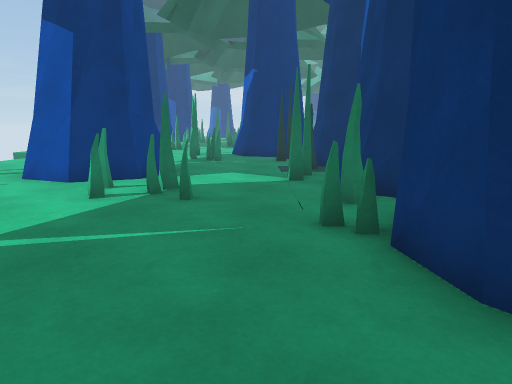
view 1 (above)

19 first-person views from a walk through a 3-D level made in the Unity game engine. The camera is 1.2 m above the floor, tilts 10° down and sees 70° across. The floor is counted in squares, 1 m on a side. Each view is taken from the middle of a square. On the plan, view 1 faces up. The plan holds only what a view shows up to about 15 squares ahead; the rest is blank. The place goes on beyond the plan. The player is left out. Some animated figures are not drawn. Surface patterns are stand-ins for the level's own textures.

view 2
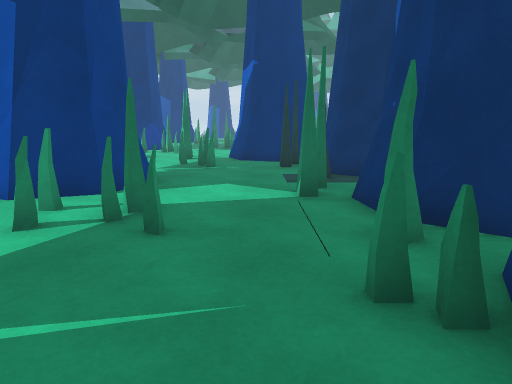

view 3
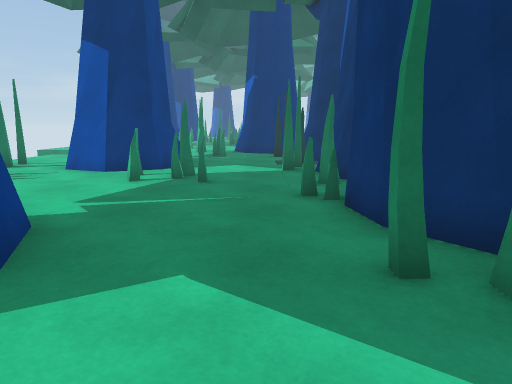

view 4
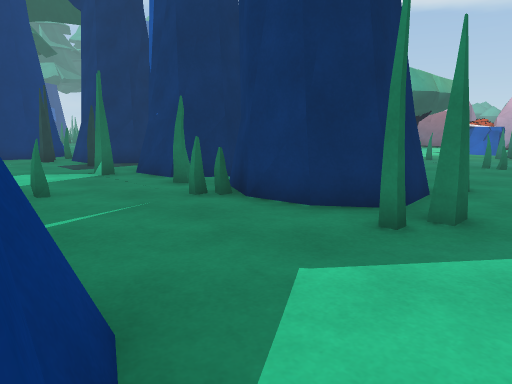

view 5
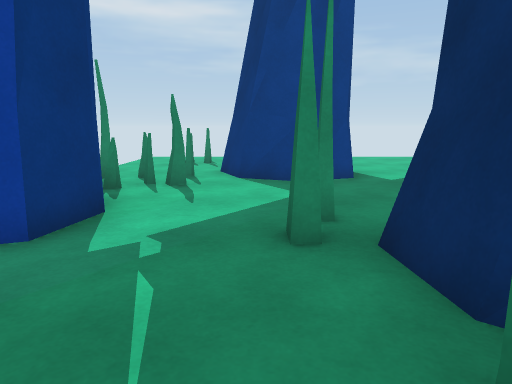

view 6
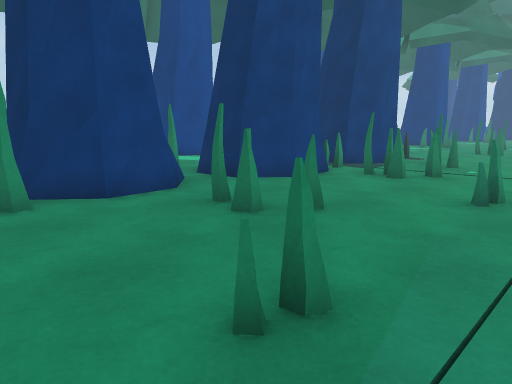

view 7
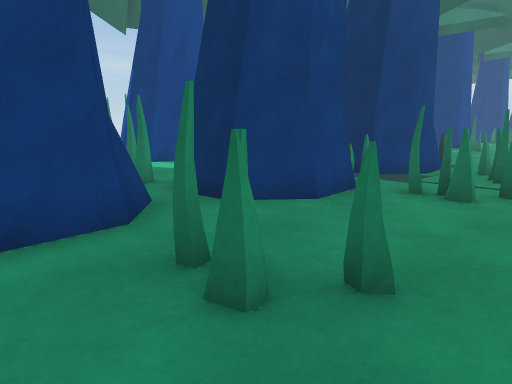

view 8
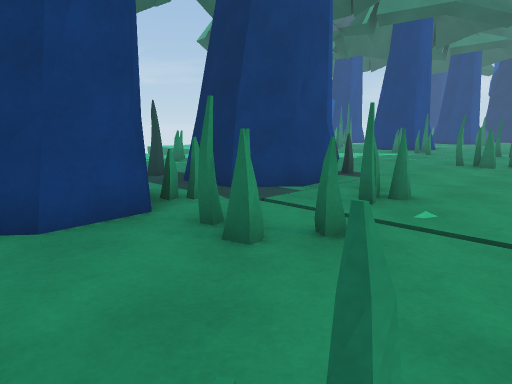

view 9
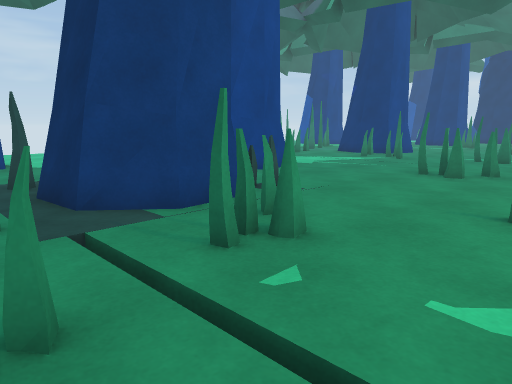

view 10
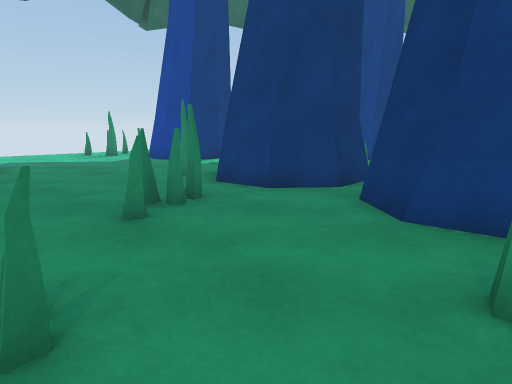

view 11
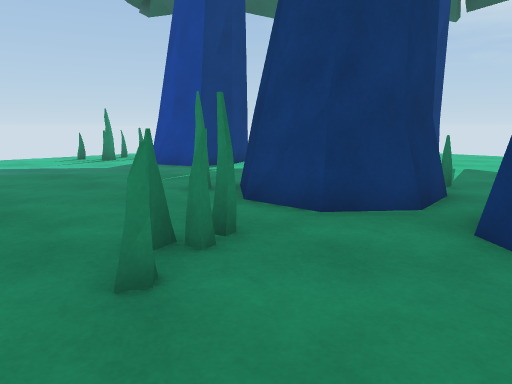

view 12
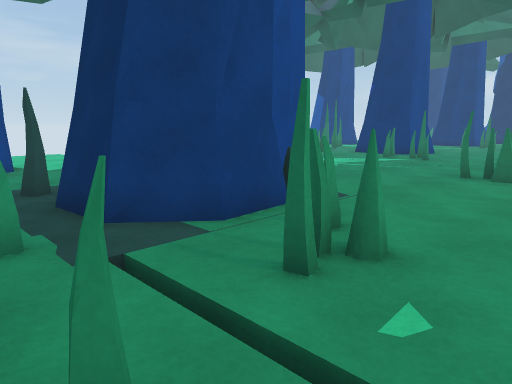

view 13
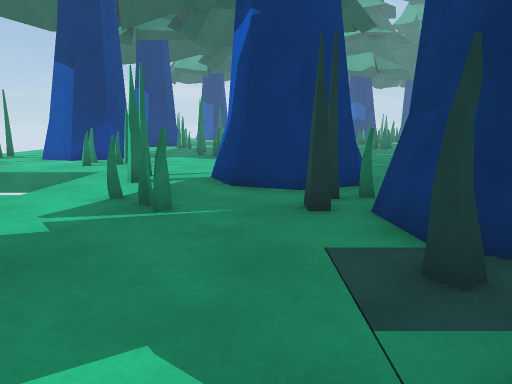

view 14
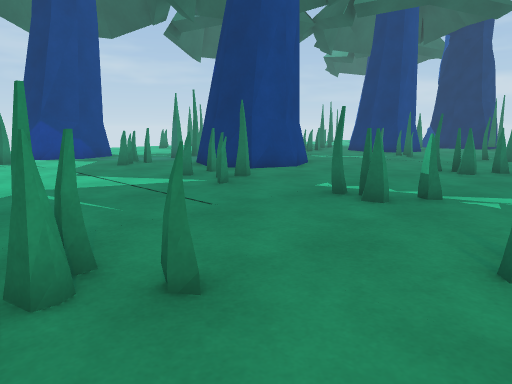

view 15
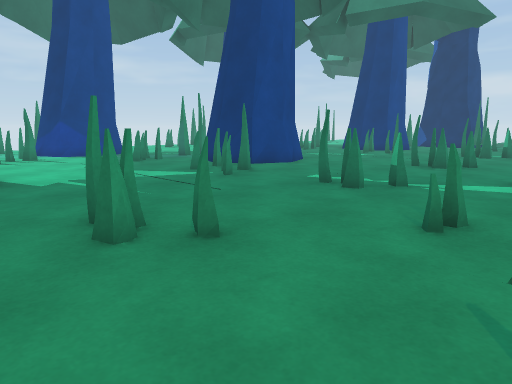

view 16
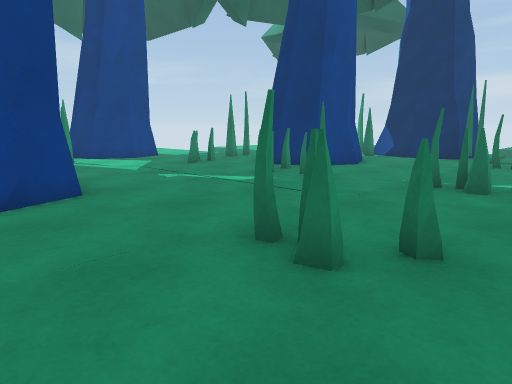

view 17
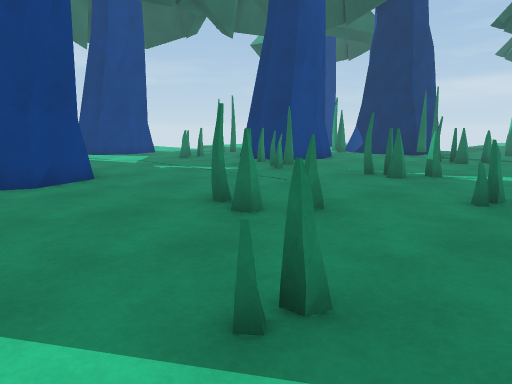

view 18
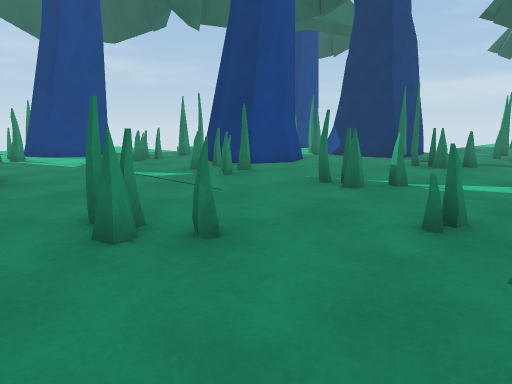

view 19
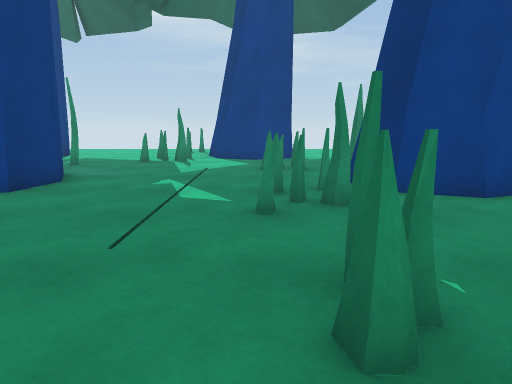

### Floor plan
Key: @ floor where view 1 was taken; # wall or solid block; x gap in a wall; . floor; = window, fence, low wall or low ledge; T tree.
Columns run from 10 left of view 1 to 11 right of it. Each row starts with its distance up from view 1.
 38             T   ....
 37        T TTTT   ....
 36        T  TTT   ....
 35            T    .....
 34    TT       TT  .#=..
 33     TT      T   .....
 32    TT           ....=
 31    T            .....
 30       T         ......
 29      TT         .#=...
 28           TTT   ......
 27        T TT T   ....=.
 26        T  TTT   .....
 25    TT      T    ......
 24     TT      TT  .#=..
 23 T TTTT      T   .....
 22 T TTT           ....=
 21  T  T T         .....
 20  T   TT         ......
 19                 .#=...
 18           TTT   .....
 17        T TTTT   .... .
 16        T  TTT   ....
 15            T   =...
 14            #T  #....
 13            ##  #.=..
 12            .####.#...
 11      TTT   .###......
 10   T   TT   ....=.##.
  9   T  TTT   .. ##.#...
  8       T   .## ##.....
  7        TT  .####....=
  6        T   #.##......
  5            ..x.......
  4            ####..#=..=
  3            .###.......
  2      TTT  ..###.....=.
  1        T   #...#.....
  0       TT  @ #   .    .
 -1       T.
 -2        TT .T
 -3        T TTTT     T
 -4             T     T
 -5             T     T
 -6             T
 -7             TT

Positions as (right, up) in squares from view 1, and headings:
1: (0, 0), facing up
2: (0, 2), facing up
3: (0, -2), facing up
4: (-3, -1), facing up-right
5: (6, 0), facing left
6: (11, 0), facing up-left
7: (9, 2), facing up-left
8: (10, 6), facing up-left
9: (10, 9), facing up-left
10: (10, 9), facing down-left
11: (9, 7), facing down-left
12: (9, 9), facing up-left
13: (0, 8), facing up
14: (10, 18), facing up-left
15: (11, 17), facing up-left
16: (9, 26), facing up-left
17: (11, 25), facing up-left
18: (11, 27), facing up-left
19: (9, 33), facing left
